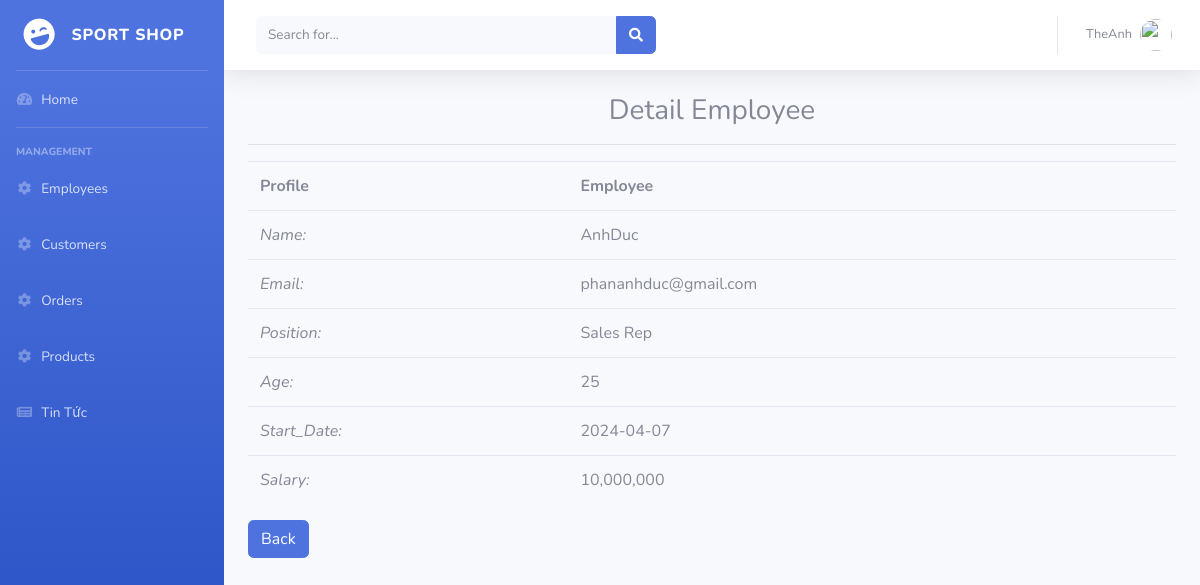
/admin/?mod=employee&act=detail&id=1703 (signed in), run on an earlier commit of the app's database.
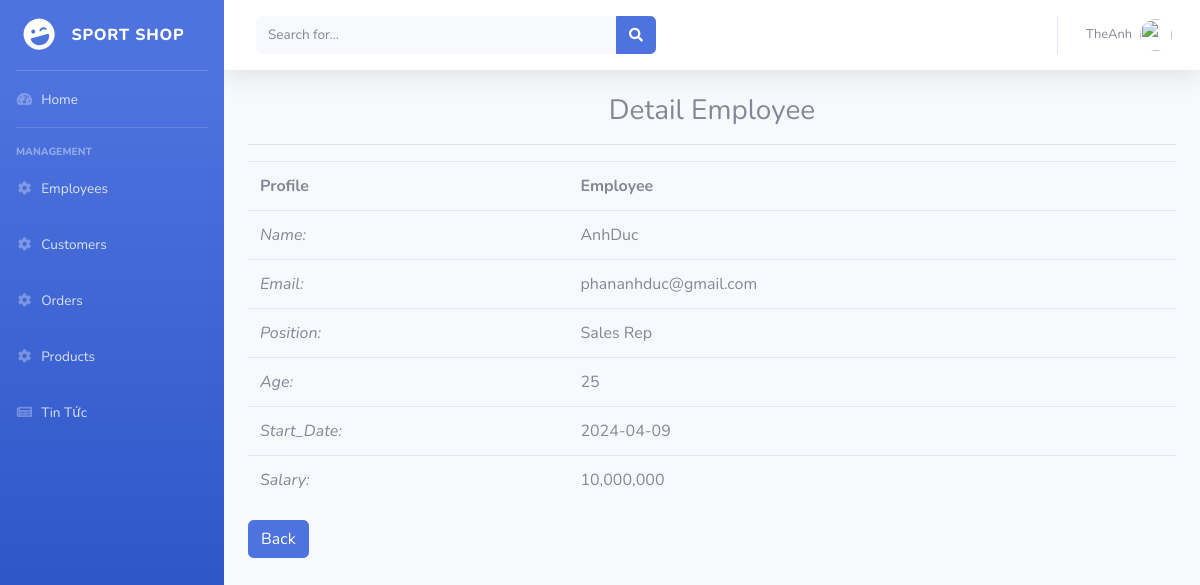
And on a later commit of the database.
### tables this page shows
CREATE TABLE `employees` (
  `employeeNumber` int(11) NOT NULL,
  `lastName` varchar(50) NOT NULL,
  `firstName` varchar(50) NOT NULL,
  `email` varchar(100) NOT NULL,
  `jobTitle` varchar(50) NOT NULL,
  `password` varchar(50) NOT NULL,
  `level` int(11) DEFAULT 0,
  `age` int(11) DEFAULT 0,
  `startDate` date DEFAULT NULL,
  `salary` int(11) DEFAULT 0
);

### admin/controllers/EmployeeController.php (called while the page is built, shortened)
<?php
	require_once('models/Employee.php');
	class employeeController{
		var $cate_model;
		function __construct(){
			$this->cate_model = new employee();
		}
		public function detail(){
			$id = isset($_GET['id'])?$_GET['id']:0;
			$emp = $this->cate_model->find($id);
			require_once('views/employee/employee_detail.php');
		}
	}
 ?>

### admin/models/Connection.php (called while the page is built, shortened)
<?php
	class Connection{
	    function __construct(){
		    $servername = "localhost";
		    $username = "root";
		    $password = "";
		    $dbname = "sport_shops";
		    $this->conn = new mysqli($servername, $username, $password, $dbname);
	    }
	}
 ?>

### admin/models/Model.php (called while the page is built, shortened)
<?php
require_once('Connection.php');
class Model{
	function __construct(){
		$conn_obj = new Connection();
		$this->connection = $conn_obj->conn;
	}
}
?>

### admin/models/Employee.php (called while the page is built, shortened)
<?php
    require_once("Model.php");
	class employee extends Model{
		var $table = 'employees';
	function find($id){
		$query = "SELECT * FROM ".$this->table." WHERE employeeNumber = ".$id;
		return $data = $this->connection->query($query)->fetch_assoc();
	}
}
 ?>

### admin/views/employee/employee_detail.php (the view)
<!DOCTYPE html>
<html>
<?php require_once('public/require/head.php') ?>
<body id="page-top">
<div id="wrapper">
  <?php require_once('public/require/sidebar.php') ?>
  <div id="content-wrapper" class="d-flex flex-column">
    <div id="content">
      <?php require_once('public/require/header.php') ?>
      <div class="container-fluid">
        <h3 align="center">Detail Employee</h3>
        <hr>
        <table class="table">
            <th>Profile</th>
            <th>Employee</th>
            <tr><h2><td><em>Name:</em></td><td><?php echo $emp["lastName"] ?></td></h2></tr>
            <tr><h2><td><em>Email:</em> </td><td><?php echo $emp["email"] ?></td></h2></tr>
            <tr><h2><td><em>Position:</em></td><td> <?php echo $emp["jobTitle"] ?></td></h2></tr>
            <tr><h2><td><em>Age:</em></td><td> <?php echo $emp["age"] ?></td></h2></tr>
            <tr><h2><td><em>Start_Date:</em></td><td><?= $emp['startDate'] ?></td></h2></tr>
            <tr><h2><td><em>Salary:</em></td><td><?= number_format($emp['salary']) ?></td></h2></tr>
        </table>
            <a href="?mod=employee&act=list" type="button" class="btn btn-primary">Back</a>
        </div>
    </div>
</div>
</body>
</html>

What changed in the data, as far as the page shows it:
changed employees "AnhDuc": startDate "2024-04-07" → "2024-04-09"
